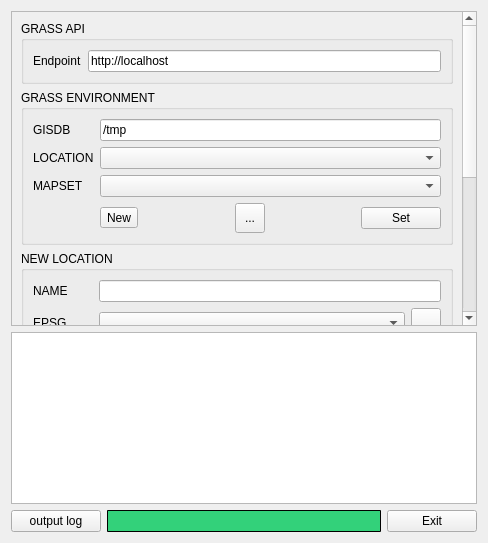
<?xml version="1.0" encoding="UTF-8"?>
<ui version="4.0">
 <class>GRASSAPI</class>
 <widget class="QWidget" name="GRASSAPI">
  <property name="geometry">
   <rect>
    <x>0</x>
    <y>0</y>
    <width>488</width>
    <height>543</height>
   </rect>
  </property>
  <property name="minimumSize">
   <size>
    <width>2</width>
    <height>0</height>
   </size>
  </property>
  <property name="windowTitle">
   <string>GRASS API Settings</string>
  </property>
  <property name="windowIcon">
   <iconset>
    <normaloff>:/GRASS/icons/GRASS/grass-40x40.png</normaloff>:/GRASS/icons/GRASS/grass-40x40.png</iconset>
  </property>
  <layout class="QVBoxLayout" name="verticalLayout_4">
   <item>
    <widget class="QScrollArea" name="scrollArea">
     <property name="widgetResizable">
      <bool>true</bool>
     </property>
     <widget class="QWidget" name="scrollAreaWidgetContents">
      <property name="geometry">
       <rect>
        <x>0</x>
        <y>0</y>
        <width>454</width>
        <height>655</height>
       </rect>
      </property>
      <layout class="QVBoxLayout" name="verticalLayout_3">
       <item>
        <widget class="QGroupBox" name="groupBox">
         <property name="sizePolicy">
          <sizepolicy hsizetype="Minimum" vsizetype="Minimum">
           <horstretch>0</horstretch>
           <verstretch>0</verstretch>
          </sizepolicy>
         </property>
         <property name="maximumSize">
          <size>
           <width>16777215</width>
           <height>70</height>
          </size>
         </property>
         <property name="title">
          <string>GRASS API</string>
         </property>
         <layout class="QHBoxLayout" name="horizontalLayout">
          <item>
           <widget class="QLabel" name="label">
            <property name="text">
             <string>Endpoint</string>
            </property>
           </widget>
          </item>
          <item>
           <widget class="QLineEdit" name="grass_api_endpoint">
            <property name="text">
             <string>http://localhost</string>
            </property>
           </widget>
          </item>
         </layout>
        </widget>
       </item>
       <item>
        <widget class="QGroupBox" name="groupBox_2">
         <property name="sizePolicy">
          <sizepolicy hsizetype="Minimum" vsizetype="Minimum">
           <horstretch>0</horstretch>
           <verstretch>0</verstretch>
          </sizepolicy>
         </property>
         <property name="maximumSize">
          <size>
           <width>16777215</width>
           <height>170</height>
          </size>
         </property>
         <property name="title">
          <string>GRASS ENVIRONMENT</string>
         </property>
         <layout class="QGridLayout" name="gridLayout">
          <item row="0" column="1">
           <widget class="QLineEdit" name="grass_gisdb">
            <property name="text">
             <string>/tmp</string>
            </property>
           </widget>
          </item>
          <item row="4" column="0">
           <widget class="QLabel" name="label_3">
            <property name="text">
             <string>MAPSET</string>
            </property>
           </widget>
          </item>
          <item row="3" column="0">
           <widget class="QLabel" name="label_2">
            <property name="text">
             <string>LOCATION</string>
            </property>
           </widget>
          </item>
          <item row="5" column="1">
           <layout class="QHBoxLayout" name="horizontalLayout_2">
            <item>
             <widget class="QToolButton" name="new_grass_location_dialog">
              <property name="text">
               <string>New</string>
              </property>
             </widget>
            </item>
            <item>
             <spacer name="horizontalSpacer_2">
              <property name="orientation">
               <enum>Qt::Horizontal</enum>
              </property>
              <property name="sizeHint" stdset="0">
               <size>
                <width>40</width>
                <height>20</height>
               </size>
              </property>
             </spacer>
            </item>
            <item>
             <widget class="QToolButton" name="reload">
              <property name="minimumSize">
               <size>
                <width>30</width>
                <height>30</height>
               </size>
              </property>
              <property name="text">
               <string>...</string>
              </property>
              <property name="icon">
               <iconset resource="../resources.qrc">
                <normaloff>:/icons/qtui/icons/arrows-rotate.svg</normaloff>:/icons/qtui/icons/arrows-rotate.svg</iconset>
              </property>
             </widget>
            </item>
            <item>
             <spacer name="horizontalSpacer">
              <property name="orientation">
               <enum>Qt::Horizontal</enum>
              </property>
              <property name="sizeHint" stdset="0">
               <size>
                <width>40</width>
                <height>20</height>
               </size>
              </property>
             </spacer>
            </item>
            <item>
             <widget class="QPushButton" name="set_location">
              <property name="text">
               <string>Set</string>
              </property>
             </widget>
            </item>
           </layout>
          </item>
          <item row="3" column="1">
           <widget class="QComboBox" name="grass_location_list"/>
          </item>
          <item row="0" column="0">
           <widget class="QLabel" name="label_4">
            <property name="text">
             <string>GISDB</string>
            </property>
           </widget>
          </item>
          <item row="4" column="1">
           <widget class="QComboBox" name="location_mapset_list"/>
          </item>
         </layout>
        </widget>
       </item>
       <item>
        <widget class="QGroupBox" name="grass_new_location_groupbox">
         <property name="sizePolicy">
          <sizepolicy hsizetype="Minimum" vsizetype="Minimum">
           <horstretch>0</horstretch>
           <verstretch>0</verstretch>
          </sizepolicy>
         </property>
         <property name="maximumSize">
          <size>
           <width>16777215</width>
           <height>250</height>
          </size>
         </property>
         <property name="title">
          <string>NEW LOCATION</string>
         </property>
         <layout class="QGridLayout" name="gridLayout_2">
          <item row="1" column="2">
           <layout class="QHBoxLayout" name="horizontalLayout_7">
            <item>
             <widget class="QComboBox" name="epsg_code"/>
            </item>
            <item>
             <widget class="QToolButton" name="search_epsg">
              <property name="minimumSize">
               <size>
                <width>30</width>
                <height>30</height>
               </size>
              </property>
              <property name="text">
               <string/>
              </property>
              <property name="icon">
               <iconset resource="../resources.qrc">
                <normaloff>:/icons/qtui/icons/grass_mapset_search.svg</normaloff>:/icons/qtui/icons/grass_mapset_search.svg</iconset>
              </property>
             </widget>
            </item>
           </layout>
          </item>
          <item row="2" column="2">
           <layout class="QVBoxLayout" name="verticalLayout_2">
            <item>
             <layout class="QHBoxLayout" name="horizontalLayout_6">
              <item>
               <widget class="QLineEdit" name="georef_file"/>
              </item>
              <item>
               <widget class="QToolButton" name="set_georef_file">
                <property name="minimumSize">
                 <size>
                  <width>30</width>
                  <height>30</height>
                 </size>
                </property>
                <property name="text">
                 <string>...</string>
                </property>
                <property name="icon">
                 <iconset resource="../resources.qrc">
                  <normaloff>:/icons/qtui/icons/file-image.svg</normaloff>:/icons/qtui/icons/file-image.svg</iconset>
                </property>
               </widget>
              </item>
             </layout>
            </item>
            <item>
             <layout class="QHBoxLayout" name="horizontalLayout_5">
              <item>
               <widget class="QLabel" name="label_10">
                <property name="text">
                 <string>Layer name</string>
                </property>
               </widget>
              </item>
              <item>
               <widget class="QLineEdit" name="layer_name"/>
              </item>
             </layout>
            </item>
           </layout>
          </item>
          <item row="0" column="2">
           <widget class="QLineEdit" name="new_location_name"/>
          </item>
          <item row="1" column="0">
           <widget class="QLabel" name="label_5">
            <property name="text">
             <string>EPSG</string>
            </property>
           </widget>
          </item>
          <item row="3" column="2">
           <layout class="QHBoxLayout" name="horizontalLayout_3">
            <item>
             <layout class="QVBoxLayout" name="verticalLayout">
              <item>
               <widget class="QRadioButton" name="choice_epsg">
                <property name="text">
                 <string>epsg</string>
                </property>
                <property name="checked">
                 <bool>true</bool>
                </property>
               </widget>
              </item>
              <item>
               <widget class="QRadioButton" name="choice_georef">
                <property name="text">
                 <string>georef</string>
                </property>
               </widget>
              </item>
             </layout>
            </item>
            <item>
             <spacer name="horizontalSpacer_3">
              <property name="orientation">
               <enum>Qt::Horizontal</enum>
              </property>
              <property name="sizeHint" stdset="0">
               <size>
                <width>40</width>
                <height>20</height>
               </size>
              </property>
             </spacer>
            </item>
            <item>
             <widget class="QPushButton" name="create_location">
              <property name="text">
               <string>ADD</string>
              </property>
             </widget>
            </item>
           </layout>
          </item>
          <item row="2" column="0">
           <widget class="QLabel" name="label_6">
            <property name="text">
             <string>Georef File</string>
            </property>
           </widget>
          </item>
          <item row="0" column="0">
           <widget class="QLabel" name="label_7">
            <property name="text">
             <string>NAME</string>
            </property>
           </widget>
          </item>
         </layout>
        </widget>
       </item>
       <item>
        <widget class="QGroupBox" name="grass_new_mapset_groupbox">
         <property name="sizePolicy">
          <sizepolicy hsizetype="Minimum" vsizetype="Minimum">
           <horstretch>0</horstretch>
           <verstretch>0</verstretch>
          </sizepolicy>
         </property>
         <property name="maximumSize">
          <size>
           <width>16777215</width>
           <height>140</height>
          </size>
         </property>
         <property name="title">
          <string>NEW MAPSET</string>
         </property>
         <layout class="QGridLayout" name="gridLayout_3">
          <item row="2" column="1">
           <layout class="QHBoxLayout" name="horizontalLayout_4">
            <item>
             <spacer name="horizontalSpacer_4">
              <property name="orientation">
               <enum>Qt::Horizontal</enum>
              </property>
              <property name="sizeHint" stdset="0">
               <size>
                <width>40</width>
                <height>20</height>
               </size>
              </property>
             </spacer>
            </item>
            <item>
             <widget class="QPushButton" name="create_mapset">
              <property name="text">
               <string>ADD</string>
              </property>
             </widget>
            </item>
           </layout>
          </item>
          <item row="1" column="0">
           <widget class="QLabel" name="label_8">
            <property name="text">
             <string>NAME</string>
            </property>
           </widget>
          </item>
          <item row="1" column="1">
           <widget class="QLineEdit" name="new_mapset"/>
          </item>
          <item row="0" column="0">
           <widget class="QLabel" name="label_9">
            <property name="text">
             <string>LOCATION</string>
            </property>
           </widget>
          </item>
          <item row="0" column="1">
           <widget class="QComboBox" name="grass_location_list2"/>
          </item>
         </layout>
        </widget>
       </item>
       <item>
        <spacer name="verticalSpacer">
         <property name="orientation">
          <enum>Qt::Vertical</enum>
         </property>
         <property name="sizeHint" stdset="0">
          <size>
           <width>20</width>
           <height>40</height>
          </size>
         </property>
        </spacer>
       </item>
      </layout>
     </widget>
    </widget>
   </item>
   <item>
    <widget class="QTextEdit" name="command_output">
     <property name="sizePolicy">
      <sizepolicy hsizetype="Expanding" vsizetype="Expanding">
       <horstretch>0</horstretch>
       <verstretch>0</verstretch>
      </sizepolicy>
     </property>
    </widget>
   </item>
   <item>
    <layout class="QHBoxLayout" name="horizontalLayout_8">
     <item>
      <widget class="QPushButton" name="show_output_log">
       <property name="maximumSize">
        <size>
         <width>90</width>
         <height>16777215</height>
        </size>
       </property>
       <property name="text">
        <string>output log</string>
       </property>
       <property name="checkable">
        <bool>false</bool>
       </property>
      </widget>
     </item>
     <item>
      <widget class="QFrame" name="frame">
       <property name="minimumSize">
        <size>
         <width>0</width>
         <height>15</height>
        </size>
       </property>
       <property name="maximumSize">
        <size>
         <width>16777215</width>
         <height>30</height>
        </size>
       </property>
       <property name="styleSheet">
        <string notr="true">QFrame {
            border: 1px solid black;
            border-radius: 1px;
            background-color: rgb(51, 209, 122);
            }</string>
       </property>
       <property name="frameShape">
        <enum>QFrame::StyledPanel</enum>
       </property>
       <property name="frameShadow">
        <enum>QFrame::Raised</enum>
       </property>
      </widget>
     </item>
     <item>
      <widget class="QPushButton" name="exit">
       <property name="maximumSize">
        <size>
         <width>90</width>
         <height>16777215</height>
        </size>
       </property>
       <property name="text">
        <string>Exit</string>
       </property>
      </widget>
     </item>
    </layout>
   </item>
  </layout>
 </widget>
 <resources>
  <include location="../resources.qrc"/>
 </resources>
 <connections/>
</ui>
